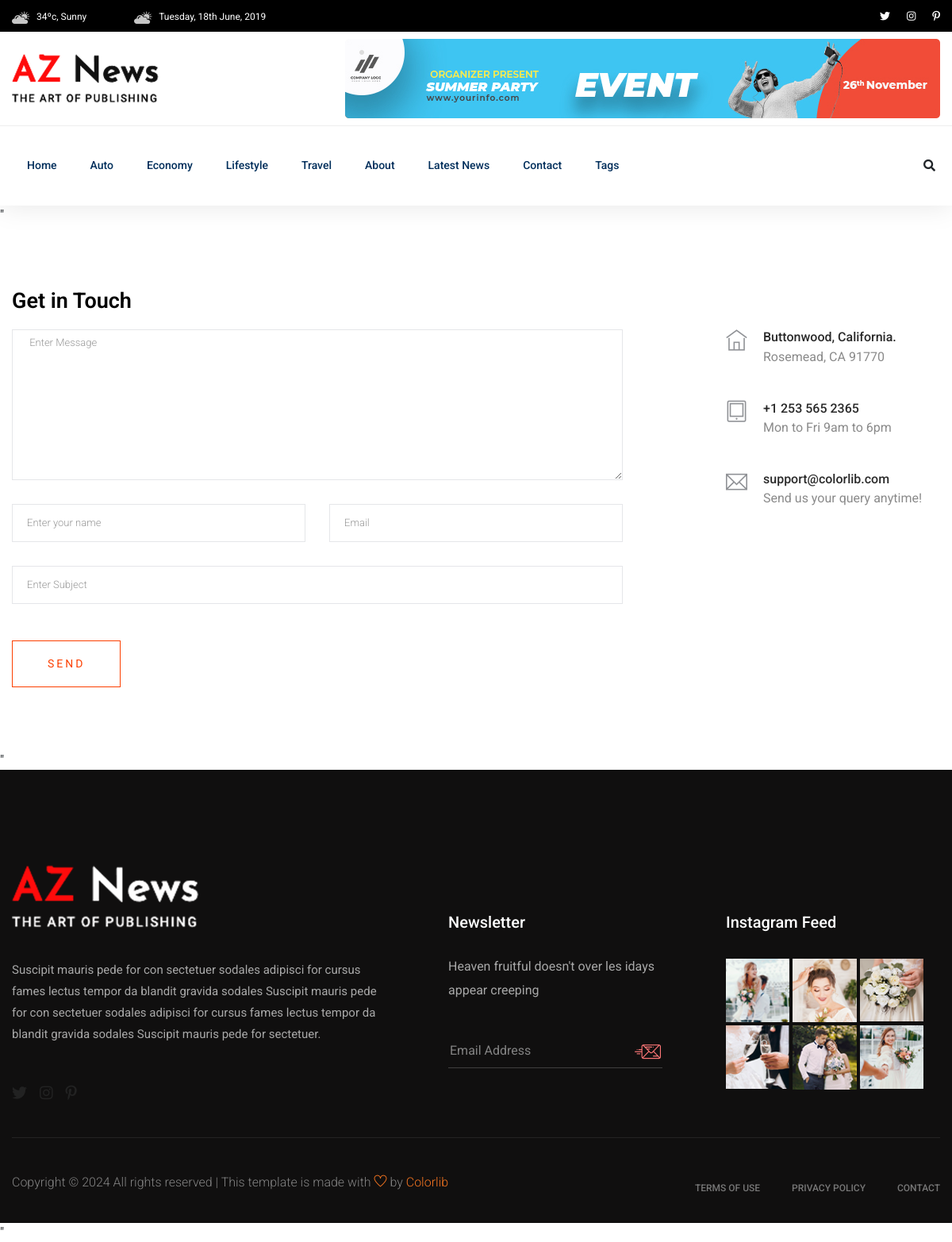
Page /contact/ on the committed database.
### newspaper/models.py (models this page shows, shortened)
class TimeStampModel(models.Model):
    created_at = models.DateTimeField(auto_now_add=True)
    updated_at = models.DateTimeField(auto_now=True)
    class Meta:
        abstract = True  # don't create table in db

class Category(TimeStampModel):
    name = models.CharField(max_length=100)

### newspaper/views.py (the view, shortened to what this page needs)
class ContactView(View):
    template_name = "aznews/contact.html"
    def get(self, request):
        return render(request, self.template_name)

### newspaper/navigation.py (called while the page is built)
def navigation(request):
    categories = Category.objects.all()[:4]
    tags = Tag.objects.all()[:10]
    trending_posts = Post.objects.filter(
        published_at__isnull=False,
        status="active",
    ).order_by("-views_count")[:3]
    return {
        "categories": categories,
        "tags": tags,
        "trending_posts": trending_posts,
    }

### templates/aznews/contact.html (shortened to what this page needs)
{% extends "aznews/base.html" %}
{% block content %}
    <section class="contact-section">
        <div class="container">
            <div class="row">
                <div class="col-12">
                    <h2 class="contact-title">Get in Touch</h2>
                </div>
                <div class="col-lg-8">
                    <form class="form-contact contact_form"
                          action=""
                          method="post"
                          id="contactForm"
                          novalidate="novalidate">
                        <div class="row">
                            <div class="col-12">
                                <div class="form-group">
                                    <textarea class="form-control w-100"
                                              name="message"
                                              id="message"
                                              cols="30"
                                              rows="9"
                                              onfocus="this.placeholder = ''"
                                              onblur="this.placeholder = 'Enter Message'"
                                              placeholder=" Enter Message">{{ form.message.value }}</textarea>
                                </div>
                            </div>
                            <div class="col-sm-6">
                                <div class="form-group">
                                    <input class="form-control valid"
                                           name="name"
                                           value="{{ form.name.value }}"
                                           id="name"
                                           type="text"
                                           onfocus="this.placeholder = ''"
                                           onblur="this.placeholder = 'Enter your name'"
                                           placeholder="Enter your name">
                                </div>
                            </div>
                            <div class="col-sm-6">
                                <div class="form-group">
                                    <input class="form-control valid"
                                           name="email"
                                           value="{{ form.email.value }}"
                                           id="email"
                                           type="email"
                                           onfocus="this.placeholder = ''"
                                           onblur="this.placeholder = 'Enter email address'"
                                           placeholder="Email">
                                </div>
                            </div>
                            <div class="col-12">
                                <div class="form-group">
                                    <input class="form-control"
                                           name="subject"
                                           value="{{ form.subject.value }}"
                                           id="subject"
                                           type="text"
                                           onfocus="this.placeholder = ''"
                                           onblur="this.placeholder = 'Enter Subject'"
                                           placeholder="Enter Subject">
                                </div>
                            </div>
                        </div>
                        <div class="form-group mt-3">
                            <button type="submit" class="button button-contactForm boxed-btn">Send</button>
                        </div>
                    </form>
                </div>
                <div class="col-lg-3 offset-lg-1">
                    <div class="media contact-info">
                        <span class="contact-info__icon"><i class="ti-home"></i></span>
                        <div class="media-body">
                            <h3>Buttonwood, California.</h3>
                            <p>Rosemead, CA 91770</p>
                        </div>
                    </div>
                    <div class="media contact-info">
                        <span class="contact-info__icon"><i class="ti-tablet"></i></span>
                        <div class="media-body">
                            <h3>+1 253 565 2365</h3>
                            <p>Mon to Fri 9am to 6pm</p>
                        </div>
                    </div>
                    <div class="media contact-info">
                        <span class="contact-info__icon"><i class="ti-email"></i></span>
                        <div class="media-body">
                            <h3>support@colorlib.com</h3>
                            <p>Send us your query anytime!</p>
                        </div>
                    </div>
                </div>
            </div>
        </div>
    </section>
{% endblock content %}

### templates/aznews/header.html (shortened to what this page needs)
{% load static %}
<header>
    <div class="header-area">
        <div class="main-header ">
            <div class="header-top black-bg d-none d-md-block">
                <div class="container">
                    <div class="col-xl-12">
                        <div class="row d-flex justify-content-between align-items-center">
                            <div class="header-info-left">
                                <ul>
                                    <li><img src="{% static 'aznews/img/icon/header_icon1.png' %}" alt="">34ºc, Sunny </li>
                                    <li><img src="{% static 'aznews/img/icon/header_icon1.png' %}" alt="">Tuesday, 18th June, 2019
                                    </li>
                                </ul>
                            </div>
                            <div class="header-info-right">
                                <ul class="header-social">
                                    <li><a href="#"><i class="fab fa-twitter"></i></a></li>
                                    <li><a href="#"><i class="fab fa-instagram"></i></a></li>
                                    <li> <a href="#"><i class="fab fa-pinterest-p"></i></a></li>
                                </ul>
                            </div>
                        </div>
                    </div>
                </div>
            </div>
            <div class="header-mid d-none d-md-block">
                <div class="container">
                    <div class="row d-flex align-items-center">
                        <div class="col-xl-3 col-lg-3 col-md-3">
                            <div class="logo">
                                <a href="/"><img src="{% static 'aznews/img/logo/logo.png' %}" alt=""></a>
                            </div>
                        </div>
                        <div class="col-xl-9 col-lg-9 col-md-9">
                            <div class="header-banner f-right ">
                                <img src="{% static 'aznews/img/hero/header_card.jpg" alt="">
                            </div>
                        </div>
                    </div>
                </div>
            </div>
            <div class="header-bottom header-sticky">
                <div class="container">
                    <div class="row align-items-center">
                        <div class="col-xl-10 col-lg-10 col-md-12 header-flex">
                            <div class="main-menu d-none d-md-block">
                                <nav>
                                    <ul id="navigation">
                                        <li><a href="/">Home</a></li>
                                        {% for category in categories %}
                                        <li>
                                            <a href="{% url 'post-by-category' category.id %}">{{category.name}}</a>
                                        </li>
                                        {% endfor %}
                                        <li><a href="{% url 'about' %}">About</a></li>
                                        <li><a href="{% url 'post-list' %}">Latest News</a></li>
                                        <li><a href="{% url 'contact' %}">Contact</a></li>
                                        <li><a href="#">Tags</a>
                                        </li>
                                    </ul>
                                </nav>
                            </div>
                        </div>
                        <div class="col-xl-2 col-lg-2 col-md-4">
                            <div class="header-right-btn f-right d-none d-lg-block">
                                <i class="fas fa-search special-tag"></i>
                            </div>
                        </div>
                        <div class="col-12">
                        </div>
                    </div>
                </div>
            </div>
        </div>
    </div>
</header>

### rows in the picture
Category: name "Auto"
Category: name "Economy"
Category: name "Lifestyle"
Category: name "Travel"
